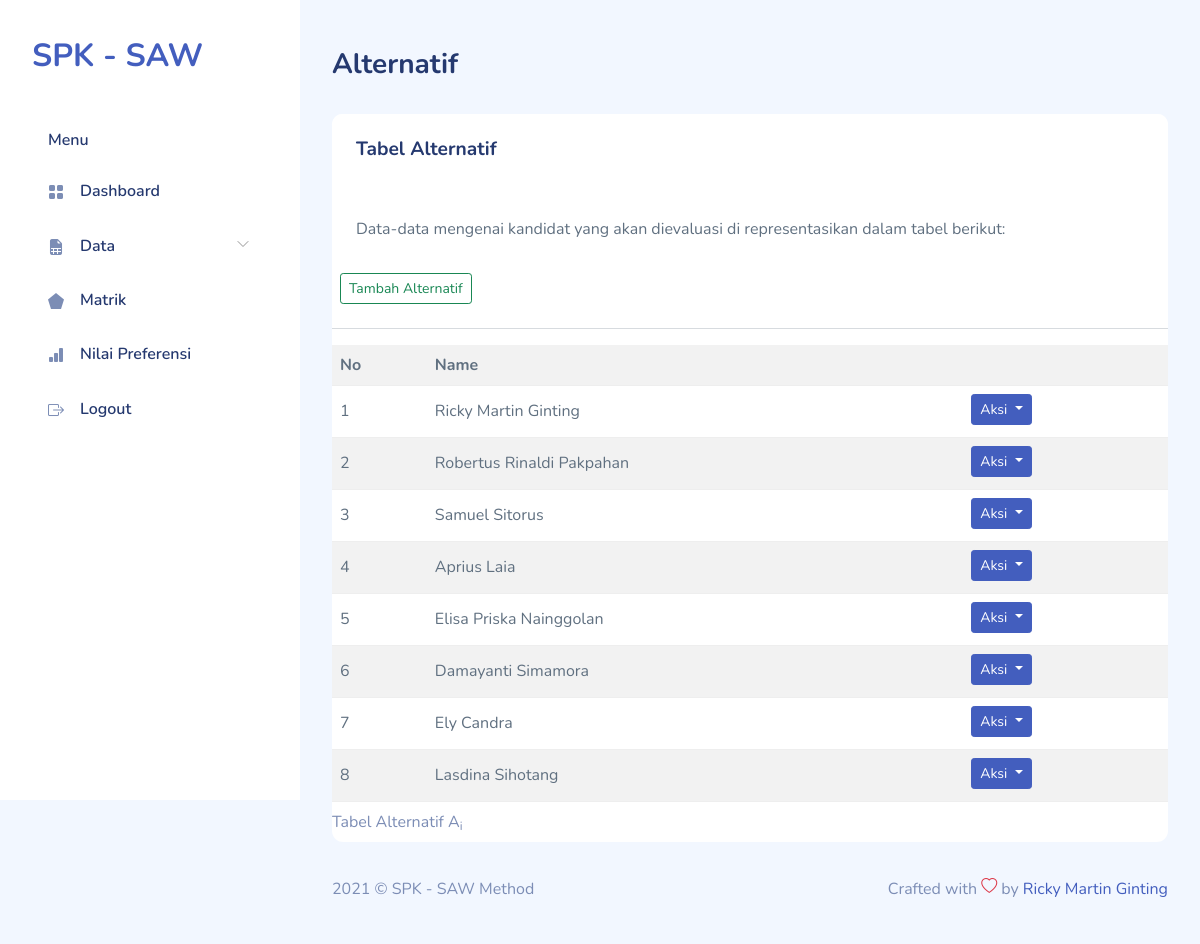
Screenshot of /alternatif.php (signed in) with the database file from the repository.
### tables this page shows
CREATE TABLE IF NOT EXISTS `saw_alternatives` (
  `id_alternative` smallint(5) unsigned NOT NULL AUTO_INCREMENT,
  `name` varchar(30) NOT NULL,
  PRIMARY KEY (`id_alternative`)
);

### alternatif.php (the view, shortened to what this page needs)
<!DOCTYPE html>
<html lang="en">
    <?php
require "layout/head.php";
require "include/conn.php";
?>
    <body>
        <div id="app">
            <?php require "layout/sidebar.php";?>
            <div id="main">
                <div class="page-heading">
                    <h3>Alternatif</h3>
                </div>
                <div class="page-content">
                    <section class="row">
                        <div class="col-12">
                            <div class="card">
                                <div class="card-header">
                                    <h4 class="card-title">Tabel Alternatif</h4>
                                </div>
                                <div class="card-content">
                                    <div class="card-body">
                                        <p class="card-text">
                                            Data-data mengenai kandidat yang akan dievaluasi di representasikan dalam
                                            tabel berikut:
                                        </p>
                                    </div>
                                    <button type="button" class="btn btn-outline-success btn-sm m-2" data-bs-toggle="modal"
                                        data-bs-target="#inlineForm">
                                        Tambah Alternatif
                                    </button>
                                    <hr>
                                    <div class="table-responsive">
                                        <table class="table table-striped mb-0">
                                            <caption>
                                                Tabel Alternatif A<sub>i</sub>
                                            </caption>
                                            <tr>
                                                <th>No</th>
                                                <th colspan="2">Name</th>
                                            </tr>
                                            <?php
$sql = 'SELECT id_alternative,name FROM saw_alternatives';
$result = $db->query($sql);
$i = 0;
while ($row = $result->fetch_object()) {
    echo "<tr>
        <td class='right'>" . (++$i) . "</td>
        <td class='center'>{$row->name}</td>
        <td>
        <div class='btn-group mb-1'>
        <div class='dropdown'>
            <button class='btn btn-primary dropdown-toggle me-1 btn-sm' type='button'
                id='dropdownMenuButton' data-bs-toggle='dropdown'
                aria-haspopup='true' aria-expanded='false'>
                Aksi
            </button>
            <div class='dropdown-menu' aria-labelledby='dropdownMenuButton'>
                <a class='dropdown-item' href='alternatif-edit.php?id={$row->id_alternative}'>Edit</a>
                <a class='dropdown-item' href='alternatif-hapus.php?id={$row->id_alternative}'>Hapus</a>
            </div>
        </div>
    </div>
        </td>
      </tr>\n";
}
?>
                                        </table>
                                    </div>
                                </div>
                            </div>
                        </div>
                    </section>
                </div>
                <?php require "layout/footer.php";?>
            </div>
        </div>
    </body>
</html>

### assets/css/app.css (style rules this page uses)
.btn.btn-danger,.btn.btn-info,.btn.btn-primary,.btn.btn-secondary,.btn.btn-success,.btn.btn-warning { color:#fff }
.card { margin-bottom:2.2rem;border:none }
.card .card-header { border:none }
.card .card-header h4 { font-size:1.2rem;font-weight:700 }
.card .card-content { position:relative }
.card .card-title { font-size:1.2rem }
.card .card-body { padding:1.5rem }
.dropdown-toggle:after { color:#fff }
.dataTable-table td,.dataTable-table thead th,.table td,.table thead th { vertical-align:middle }
#main { margin-left:300px;padding:2rem }
.page-heading { margin:0 0 2rem }
.page-heading h3 { font-weight:700 }

### rows the page displays
saw_alternatives: name "Ricky Martin Ginting"
saw_alternatives: name "Robertus Rinaldi Pakpahan"
saw_alternatives: name "Samuel Sitorus"
saw_alternatives: name "Aprius Laia"
saw_alternatives: name "Elisa Priska Nainggolan"
saw_alternatives: name "Damayanti Simamora"
saw_alternatives: name "Ely Candra"
saw_alternatives: name "Lasdina Sihotang"
